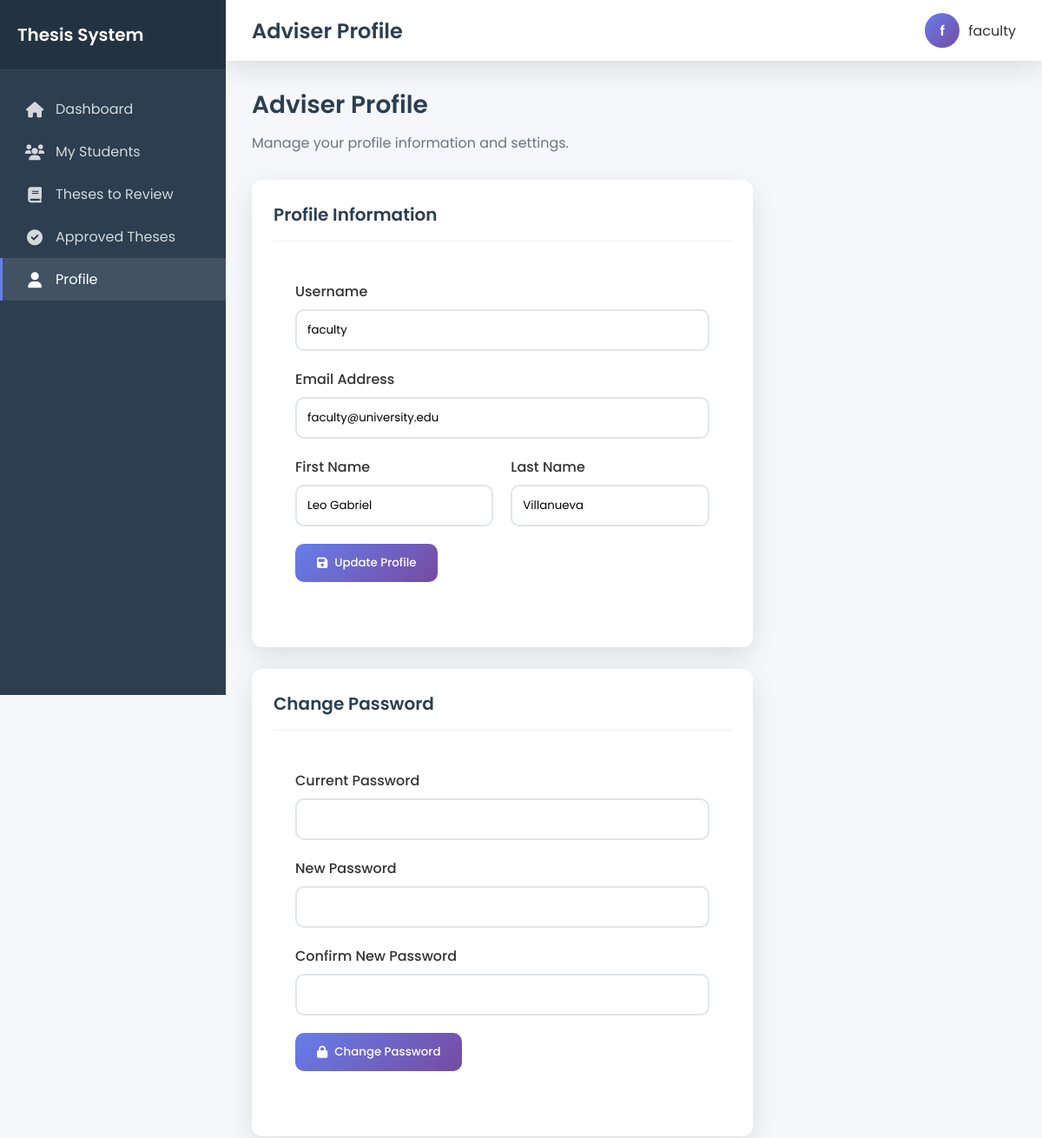
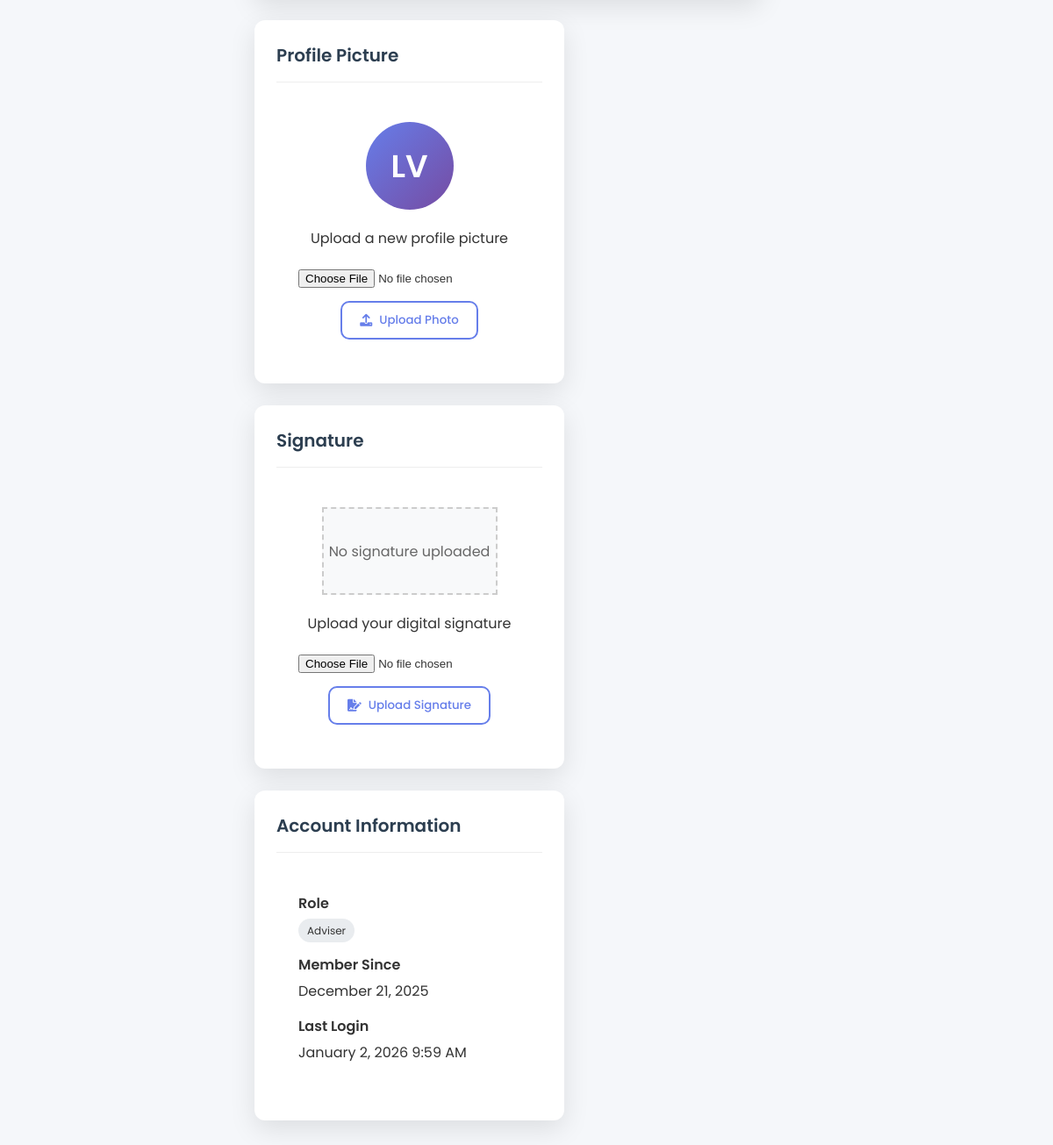
The page /adviser/profile.php (signed in) on the database its author committed (2 pictures, top to bottom).
### tables this page shows
CREATE TABLE `users` (
  `id` int(11) NOT NULL,
  `username` varchar(50) NOT NULL,
  `email` varchar(100) NOT NULL,
  `password` varchar(255) NOT NULL,
  `role` enum('student','adviser','admin') NOT NULL,
  `first_name` varchar(50) NOT NULL,
  `last_name` varchar(50) NOT NULL,
  `middle_name` varchar(50) DEFAULT NULL,
  `student_id` varchar(20) DEFAULT NULL,
  `program_id` int(11) DEFAULT NULL,
  `profile_picture` varchar(255) DEFAULT NULL,
  `signature` varchar(255) DEFAULT NULL,
  `is_active` tinyint(1) DEFAULT 1,
  `last_login` timestamp NULL DEFAULT NULL,
  `created_at` timestamp NOT NULL DEFAULT current_timestamp(),
  `updated_at` timestamp NOT NULL DEFAULT current_timestamp() ON UPDATE current_timestamp()
);

### includes/Auth.php (called while the page is built, shortened)
<?php
class Auth
{
    public static function check()
    {
        return isset($_SESSION['logged_in']) && $_SESSION['logged_in'] === true;
    }
    public static function id()
    {
        return self::check() ? $_SESSION['user_id'] : null;
    }
}

### models/Model.php (called while the page is built, shortened)
<?php
class Model {
    public function __construct($database) {
        $this->pdo = $database;
    }
}
?>

### models/User.php (called while the page is built, shortened)
<?php
require_once 'Model.php';
class User extends Model
{
    public function getUserWithDetails($userId)
    {
        $stmt = $this->pdo->prepare("
            SELECT u.*, p.name as program_name, d.name as department_name
            FROM users u
            LEFT JOIN programs p ON u.program_id = p.id
            LEFT JOIN departments d ON p.department_id = d.id
            WHERE u.id = ?
        ");
        $stmt->execute([$userId]);
        return $stmt->fetch(PDO::FETCH_ASSOC);
    }
}

### adviser/profile.php (the view, shortened to what this page needs)
<?php
require_once '../config/db.php';
require_once '../includes/Auth.php';
require_once '../models/User.php';
$userModel = new User($pdo);
$current_user = $userModel->getUserWithDetails(Auth::id());
?>
<div class="page-header">
    <h2>Adviser Profile</h2>
    <p>Manage your profile information and settings.</p>
</div>
<div class="row" style="display: flex; flex-wrap: wrap; margin: 0 -15px;">
    <div class="col-md-8" style="flex: 0 0 66.666%; padding: 0 15px;">
        <div class="card fade-in">
            <div class="card-header">
                <h3>Profile Information</h3>
            </div>
            <div class="card-body" style="padding: 25px;">
                <form method="POST" enctype="multipart/form-data">
                    <div class="form-group" style="margin-bottom: 20px;">
                        <label for="username" style="display: block; margin-bottom: 8px; font-weight: 500;">Username</label>
                        <input type="text" id="username" name="username" class="form-control" style="width: 100%; padding: 12px; border: 2px solid #e1e5e9; border-radius: 10px; font-family: 'Poppins', sans-serif;" value="<?php echo htmlspecialchars($current_user['username']); ?>" readonly>
                    </div>
                    <div class="form-group" style="margin-bottom: 20px;">
                        <label for="email" style="display: block; margin-bottom: 8px; font-weight: 500;">Email Address</label>
                        <input type="email" id="email" name="email" class="form-control" style="width: 100%; padding: 12px; border: 2px solid #e1e5e9; border-radius: 10px; font-family: 'Poppins', sans-serif;" value="<?php echo htmlspecialchars($current_user['email']); ?>" readonly>
                    </div>
                    <div class="row" style="display: flex; flex-wrap: wrap; margin: 0 -10px;">
                        <div class="col-md-6" style="flex: 0 0 50%; padding: 0 10px; margin-bottom: 20px;">
                            <div class="form-group">
                                <label for="first_name" style="display: block; margin-bottom: 8px; font-weight: 500;">First Name</label>
                                <input type="text" id="first_name" name="first_name" class="form-control" style="width: 100%; padding: 12px; border: 2px solid #e1e5e9; border-radius: 10px; font-family: 'Poppins', sans-serif;" value="<?php echo htmlspecialchars($current_user['first_name']); ?>">
                            </div>
                        </div>
                        <div class="col-md-6" style="flex: 0 0 50%; padding: 0 10px; margin-bottom: 20px;">
                            <div class="form-group">
                                <label for="last_name" style="display: block; margin-bottom: 8px; font-weight: 500;">Last Name</label>
                                <input type="text" id="last_name" name="last_name" class="form-control" style="width: 100%; padding: 12px; border: 2px solid #e1e5e9; border-radius: 10px; font-family: 'Poppins', sans-serif;" value="<?php echo htmlspecialchars($current_user['last_name']); ?>">
                            </div>
                        </div>
                    </div>
                    <div class="form-group" style="margin-bottom: 25px;">
                        <button type="submit" class="btn btn-primary" style="padding: 12px 25px; border: none; border-radius: 10px; font-family: 'Poppins', sans-serif; font-weight: 500; cursor: pointer; background: linear-gradient(135deg, #667eea 0%, #764ba2 100%); color: white;">
                            <i class="fas fa-save"></i> Update Profile
                        </button>
                    </div>
                </form>
            </div>
        </div>
        <div class="card fade-in">
            <div class="card-header">
                <h3>Change Password</h3>
            </div>
            <div class="card-body" style="padding: 25px;">
                <form method="POST" enctype="multipart/form-data">
                    <div class="form-group" style="margin-bottom: 20px;">
                        <label for="current_password" style="display: block; margin-bottom: 8px; font-weight: 500;">Current Password</label>
                        <input type="password" id="current_password" name="current_password" class="form-control" style="width: 100%; padding: 12px; border: 2px solid #e1e5e9; border-radius: 10px; font-family: 'Poppins', sans-serif;">
                    </div>
                    <div class="form-group" style="margin-bottom: 20px;">
                        <label for="new_password" style="display: block; margin-bottom: 8px; font-weight: 500;">New Password</label>
                        <input type="password" id="new_password" name="new_password" class="form-control" style="width: 100%; padding: 12px; border: 2px solid #e1e5e9; border-radius: 10px; font-family: 'Poppins', sans-serif;">
                    </div>
                    <div class="form-group" style="margin-bottom: 20px;">
                        <label for="confirm_password" style="display: block; margin-bottom: 8px; font-weight: 500;">Confirm New Password</label>
                        <input type="password" id="confirm_password" name="confirm_password" class="form-control" style="width: 100%; padding: 12px; border: 2px solid #e1e5e9; border-radius: 10px; font-family: 'Poppins', sans-serif;">
                    </div>
                    <div class="form-group" style="margin-bottom: 25px;">
                        <button type="submit" class="btn btn-primary" style="padding: 12px 25px; border: none; border-radius: 10px; font-family: 'Poppins', sans-serif; font-weight: 500; cursor: pointer; background: linear-gradient(135deg, #667eea 0%, #764ba2 100%); color: white;">
                            <i class="fas fa-lock"></i> Change Password
                        </button>
                    </div>
                </form>
            </div>
        </div>
    </div>
    <div class="col-md-4" style="flex: 0 0 33.333%; padding: 0 15px;">
        <div class="card fade-in">
            <div class="card-header">
                <h3>Profile Picture</h3>
            </div>
            <div class="card-body" style="padding: 25px; text-align: center;">
                <form method="POST" enctype="multipart/form-data">
                    <div class="user-avatar" style="width: 100px; height: 100px; border-radius: 50%; background: linear-gradient(135deg, #667eea 0%, #764ba2 100%); display: flex; align-items: center; justify-content: center; color: white; font-weight: 600; font-size: 36px; margin: 0 auto 20px;">
                        <?php if (!empty($current_user['profile_picture']) && file_exists($current_user['profile_picture'])): ?>
                            <img src="<?php echo $current_user['profile_picture']; ?>" alt="Profile Picture" style="width: 100%; height: 100%; border-radius: 50%; object-fit: cover;">
                        <?php else: ?>
                            <?php echo substr($current_user['first_name'], 0, 1) . substr($current_user['last_name'], 0, 1); ?>
                        <?php endif; ?>
                    </div>
                    <p style="margin-bottom: 20px;">Upload a new profile picture</p>
                    <input type="file" name="profile_picture" accept="image/*" style="margin-bottom: 15px;">
                    <button type="submit" class="btn btn-outline" style="padding: 10px 20px; border: 2px solid #667eea; border-radius: 10px; color: #667eea; font-family: 'Poppins', sans-serif; font-weight: 500; cursor: pointer;">
                        <i class="fas fa-upload"></i> Upload Photo
                    </button>
                </form>
            </div>
        </div>
        <div class="card fade-in">
            <div class="card-header">
                <h3>Signature</h3>
            </div>
            <div class="card-body" style="padding: 25px; text-align: center;">
                <form method="POST" enctype="multipart/form-data">
                    <div class="signature-preview" style="width: 200px; height: 100px; border: 2px dashed #ccc; margin: 0 auto 20px; display: flex; align-items: center; justify-content: center; background: #f8f9fa;">
                        <?php if (!empty($current_user['signature']) && file_exists($current_user['signature'])): ?>
                            <img src="<?php echo $current_user['signature']; ?>" alt="Signature" style="max-width: 100%; max-height: 100%;">
                        <?php else: ?>
                            <span style="color: #666;">No signature uploaded</span>
                        <?php endif; ?>
                    </div>
                    <p style="margin-bottom: 20px;">Upload your digital signature</p>
                    <input type="file" name="signature" accept="image/*" style="margin-bottom: 15px;">
                    <button type="submit" class="btn btn-outline" style="padding: 10px 20px; border: 2px solid #667eea; border-radius: 10px; color: #667eea; font-family: 'Poppins', sans-serif; font-weight: 500; cursor: pointer;">
                        <i class="fas fa-file-signature"></i> Upload Signature
                    </button>
                </form>
            </div>
        </div>
        <div class="card fade-in">
            <div class="card-header">
                <h3>Account Information</h3>
            </div>
            <div class="card-body" style="padding: 25px;">
                <div class="detail-row" style="margin-bottom: 15px;">
                    <label style="font-weight: 600; display: block; margin-bottom: 5px;">Role</label>
                    <p style="margin: 0;">
                        <span style="padding: 5px 10px; border-radius: 20px; font-size: 12px; background: #e9ecef;">
                            Adviser
                        </span>
                    </p>
                </div>
                <div class="detail-row" style="margin-bottom: 15px;">
                    <label style="font-weight: 600; display: block; margin-bottom: 5px;">Member Since</label>
                    <p style="margin: 0;"><?php echo date('F j, Y', strtotime($current_user['created_at'])); ?></p>
                </div>
                <div class="detail-row" style="margin-bottom: 15px;">
                    <label style="font-weight: 600; display: block; margin-bottom: 5px;">Last Login</label>
                    <p style="margin: 0;"><?php echo $current_user['last_login'] ? date('F j, Y g:i A', strtotime($current_user['last_login'])) : 'Never'; ?></p>
                </div>
            </div>
        </div>
    </div>
</div>
<?php
include '../views/shared/layout.php';
?>

### views/shared/layout.php (style rules this page uses)
:root { --primary-gradient: linear-gradient(135deg, #667eea 0%, #764ba2 100%); --secondary-gradient: linear-gradient(135deg, #f093fb 0%, #f5576c 100%); --success-gradient: linear-gradient(135deg, #43e97b 0%, #38f9d7 100%); --warning-gradient: linear-gradient(135deg, #ff9a9e 0%, #fecfef 100%); --dark: #2c3e50; --light: #f8f9fa; --gray: #6c757d; --border-radius: 12px; --box-shadow: 0 10px 30px rgba(0, 0, 0, 0.1); }
* { margin: 0; padding: 0; box-sizing: border-box; }
body { font-family: 'Poppins', sans-serif; background: #f5f7fa; color: #333; min-height: 100vh; }
.user-avatar { width: 40px; height: 40px; border-radius: 50%; background: var(--primary-gradient); display: flex; align-items: center; justify-content: center; color: white; font-weight: 600; }
.page-header { margin-bottom: 30px; }
.page-header h2 { font-size: 28px; font-weight: 600; color: var(--dark); margin: 0 0 10px 0; }
.page-header p { color: var(--gray); font-size: 16px; margin: 0; }
.card { background: white; border-radius: var(--border-radius); box-shadow: var(--box-shadow); padding: 25px; margin-bottom: 25px; transition: transform 0.3s ease; }
.card-header { border-bottom: 1px solid #eee; padding-bottom: 15px; margin-bottom: 20px; }
.card-header h3 { font-size: 20px; font-weight: 600; margin: 0; color: var(--dark); }
.btn { padding: 12px 20px; border: none; border-radius: var(--border-radius); font-family: 'Poppins', sans-serif; font-weight: 500; cursor: pointer; transition: all 0.3s ease; text-decoration: none; display: inline-flex; align-items: center; justify-content: center; gap: 8px; }
.btn i { font-size: 14px; }
.btn-primary { background: var(--primary-gradient); color: white; }
.btn-outline { background: transparent; border: 2px solid #667eea; color: #667eea; }
.fade-in { animation: fadeIn 0.6s ease-out; }

### rows shown on the page
users: username "faculty", email "faculty@university.edu", first_name "Leo Gabriel", last_name "Villanueva", first_name "L", last_name "V", created_at "December 21, 2025", last_login "January 2, 2026 9:59 AM"

### other values the page prints
$item['title'] "Dashboard"
$item['title'] "My Students"
$item['title'] "Theses to Review"
$item['title'] "Approved Theses"
$item['title'] "Profile"
$title "Adviser Profile"
substr($_SESSION['username'], 0, 1) "f"
$_SESSION['username'] "faculty"
